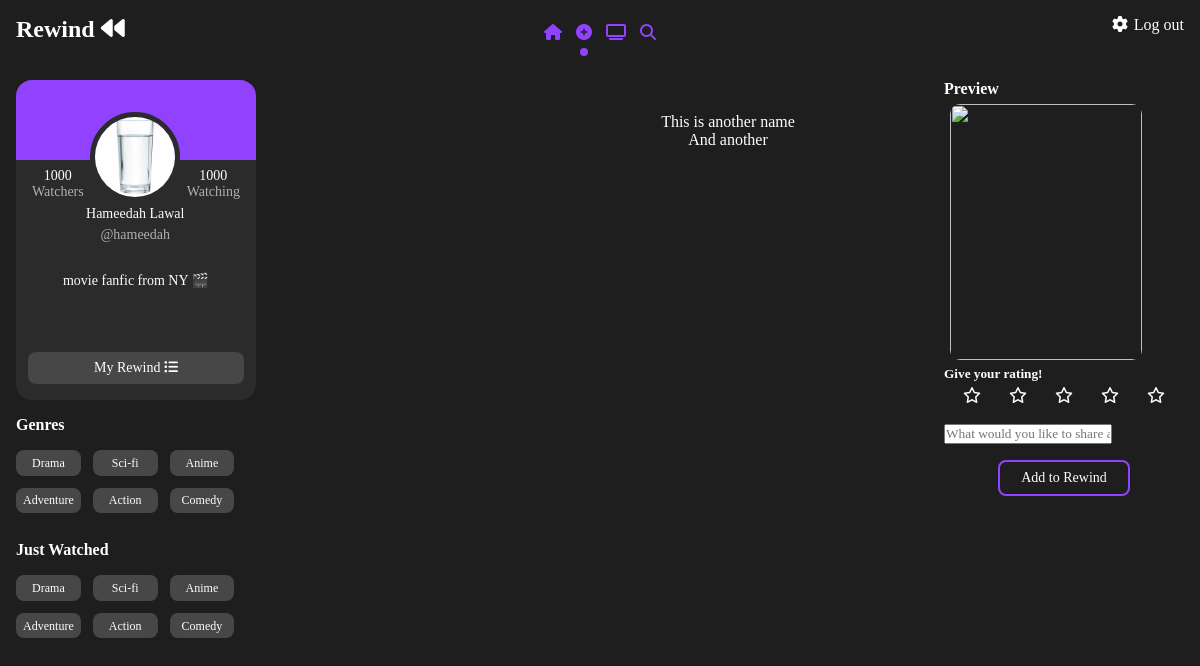
Page /upload (signed in) on the committed database.
### app/models.py (models this page shows, shortened)
class Profile(models.Model):
        user = models.ForeignKey(User, on_delete=models.CASCADE)
        fname = models.CharField(max_length=100, blank=False, default='')
        lname = models.CharField(max_length=100, blank=True, default='')
        id_user = models.IntegerField()
        bio = models.TextField(blank=True) # blank b/c this option is optional
        profile_img = models.ImageField(upload_to='profile_images',default='') # place default in media dir
        location = models.CharField(max_length=100, blank=True)

### app/views.py (the view)
# urls.py: path('upload', views.upload, name='upload'),
@login_required(login_url='login')
def upload(request):
        if request.method == 'POST':
                user = request.user.username
                movie_id = request.POST['movie_id']
                movie_img_url = request.POST['movie_img']
                movie_title = request.POST['movie_title']
                caption = request.POST['caption']
                new_post = Post.objects.create(user=user, movie_id=movie_id, movie_img_url=movie_img_url,
                movie_title=movie_title, caption=caption)
                new_post.save()
                return redirect('/')
        else:
                user_object = User.objects.get(username=request.user.username) # get currently logged in user
                user_profile = Profile.objects.get(user=user_object)
                return render(request, 'upload.html', {'user_profile': user_profile})

### templates/upload.html (shortened to what this page needs)
{% load static %}
<!DOCTYPE html>
<html lang="en">
<head>
        <link rel="stylesheet" href="{% static 'css/style.css' %}">
</head>
<body>
        <div class="nav-bar">
                <div class="logo">
                        <h1>Rewind <i class="fa-solid fa-backward"></i></h1>
                </div>
                <div class="nav-bar-items">
                        <a href="/feed"><div class="home-btn nav-item"><i class="fa-solid fa-house"></i></div></a>
                        <a href="/upload"><div class="new-series-btn nav-item"><i class="fa-solid fa-circle-plus"></i><span class="active-nav-item"></span></div></a>
                        <a href="/"><div class="search-btn nav-item"><i class="fa-solid fa-tv"></i></div></a>
                        <div class="search-btn nav-item"><i class="fa-solid fa-magnifying-glass"></i></div>
                </div>
                <div class="settings">
                        <div><a href="/settings"><i class="fa-solid fa-gear"></i></a></div>
                        <div><a href="/logout">Log out</a></div>
                </div>
        </div>
        <div class="left-bar">
                <div class="profile-box side-bar-box">
                        <div class="profile-header">
                                <div class="followers-count-container profile-header-item">
                                        <p class="followers-count">1000<p style="color: #b1aeae;">Watchers</p></p>
                                </div>
                                <div class="img-container profile-header-item">
                                        <img src="{{user_profile.profile_img.url}}" alt="">
                                        <div class="profile-username">
                                                <p class="user-name">Hameedah Lawal</p>
                                                <p class="username">{{user_profile.user}}</p>
                                        </div>
                                </div>
                                <div class="following-count-container profile-header-item">
                                        <p class="following-count">1000<p style="color: #b1aeae;">Watching</p></p>
                                </div>
                        </div>
                        <div class="profile-bio">
                                <p class="bio">{{user_profile.bio}}</p>
                        </div>
                        <a href="/list"><div class="my-profile-btn-container"><div class="my-profile-btn"><p>My Rewind <i class="fa-solid fa-list-ul"></i></p></div></div></a>
                </div>
                <div class="genres-container left-bar-items">
                        <h4>Genres</h4>
                        <div class="genre-item"><p>Drama</p></div>
                        <div class="genre-item"><p>Sci-fi</p></div>
                        <div class="genre-item"><p>Anime</p></div>
                        <div class="genre-item"><p>Adventure</p></div>
                        <div class="genre-item"><p>Action</p></div>
                        <div class="genre-item"><p>Comedy</p></div>
                </div>
                <div class="just-watched left-bar-items">
                        <h4>Just Watched</h4>
                        <div class="genre-item"><p>Drama</p></div>
                        <div class="genre-item"><p>Sci-fi</p></div>
                        <div class="genre-item"><p>Anime</p></div>
                        <div class="genre-item"><p>Adventure</p></div>
                        <div class="genre-item"><p>Action</p></div>
                        <div class="genre-item"><p>Comedy</p></div>
                </div>
        </div>
        <div class="user-feed">
                <div class="search-div">
                        <div class="inputs">
                                <label for="">Movie</label>
                                <label for="">TV Show</label>
                                <button>Search</button><br>
                                <div class="titles-found">
                                        <p>This is one name</p>
                                        <p>This is another name</p>
                                        <p>And another</p>
                                </div>
                        </div>
                </div>
        </div>
        <div class="right-bar">
                <div class="movie-bar-upload">
                        <h4>Preview</h4>
                        <div class="movie-bar-content">
                                <img class="movie-poster" src="{{popular_movies.0.image}}" alt="">
                                <h3 class="movie-title">{{popular_movies.0.fullTitle}}</h3>
                        </div>
                        <h5>Give your rating!</h5>
                        <div class="movie-bar-content ratings">
                                <i class="fa-regular fa-star"></i>
                                <i class="fa-regular fa-star"></i>
                                <i class="fa-regular fa-star"></i>
                                <i class="fa-regular fa-star"></i>
                                <i class="fa-regular fa-star"></i>
                        </div>
                        <div class="movie-bar-content movie-info">
                                <input type="text" name="caption" id="caption" placeholder="What would you like to share about this title?">
                        </div>
                        <form action="upload" method="post" class="movie-query-form">
                                <div class="movie-bar-content movie-btns">
                                        <div class="stream-btn">
                                                <p>Add to Rewind</p>
                                        </div>
                                </div>
                         </form>
                </div>
        </div>
</body>
</html>

### rows in the picture
Profile: profile_img (picture), user "hameedah", bio "movie fanfic from NY 🎬"
